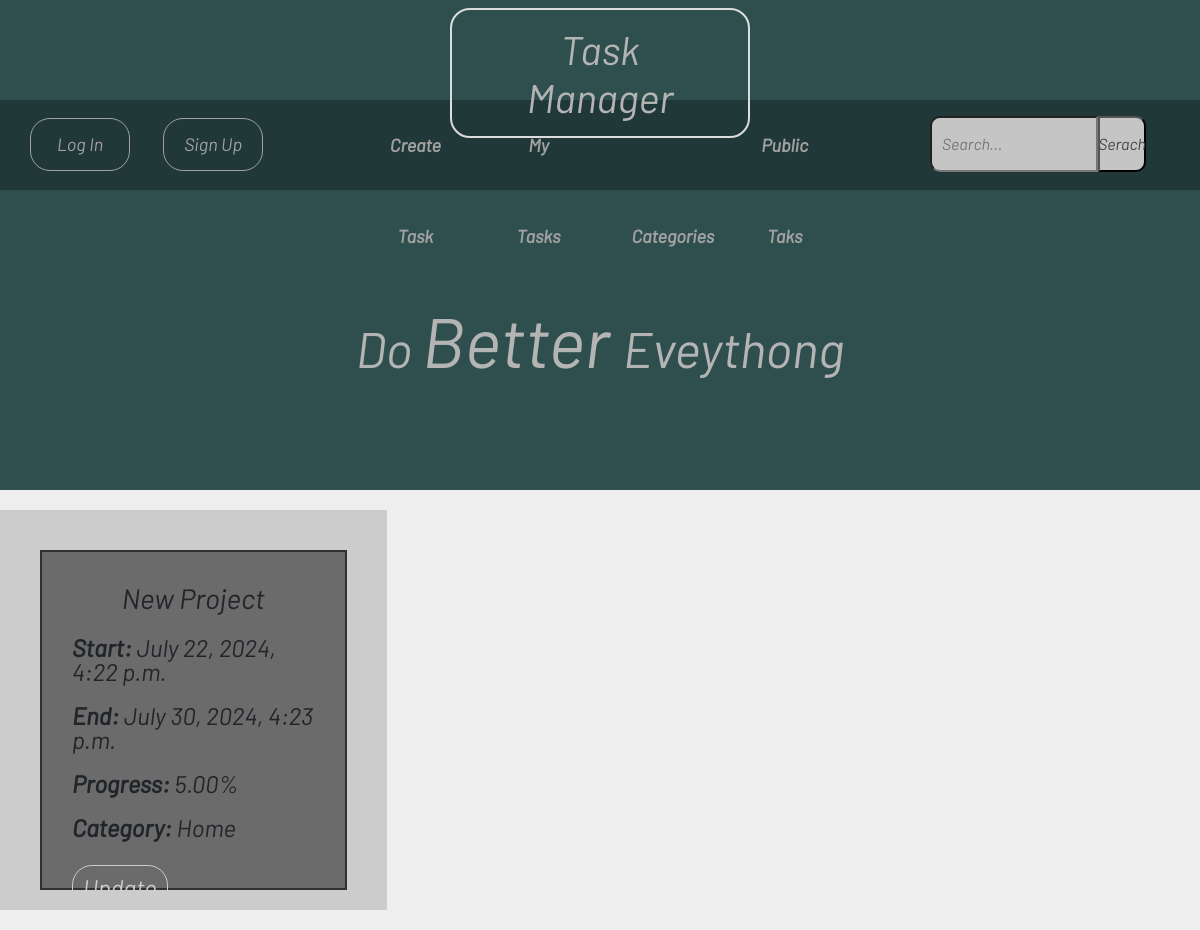
Page /tasks/public-tasks/ on the earlier database version.
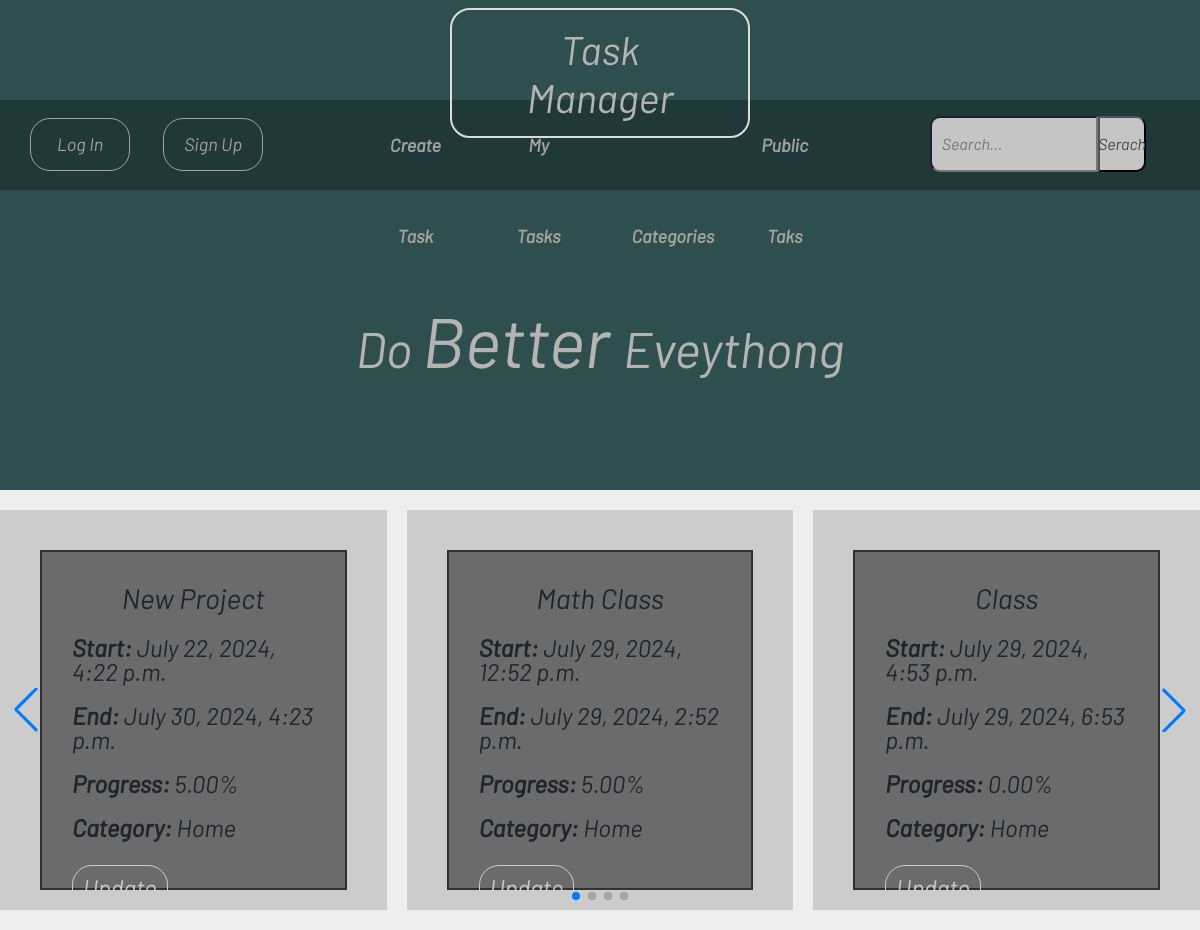
Same page on the later database version.
### Tasks/models.py (models this page shows, shortened)
class Tasks(models.Model):
    name = models.CharField(max_length=50)
    start_date = models.DateTimeField()
    end_date = models.DateTimeField()
    progress = models.DecimalField(max_digits=5, decimal_places=2, validators=[validate_precentage])
    functor = models.ForeignKey(UserAccount, on_delete=models.CASCADE)
    category = models.ForeignKey('Category', on_delete=models.CASCADE)
    private = models.BooleanField(default=False)

class Category(models.Model):
    name = models.CharField(max_length=50)
    functor = models.ForeignKey(UserAccount, on_delete=models.CASCADE)
    def __str__(self) -> str:
        return self.name

### Tasks/views.py (the view)
# urls.py: path('public-tasks/', show_public_tasks_view, name='public-tasks'),
def show_public_tasks_view(request):
    public_tasks = Tasks.objects.filter(private=False)
    context = {
        'tasks': public_tasks
    }
    return render(request, 'Tasks/show-all-tasks.html', context)

### Tasks/templates/Tasks/show-all-tasks.html (shortened to what this page needs)
{% extends 'base.html' %}
{% load static %}
{% block styles %}
    <link rel="stylesheet" href="{% static 'Tasks/css/swipper_style.css' %}">
    <link rel="stylesheet" href="https://unpkg.com/swiper/swiper-bundle.min.css" />
{% endblock %}
{% block content %}
    <div class="swiper">
        <div class="swiper-wrapper">
            {% for task in tasks %}
                <div class="swiper-slide">
                    <div class="inner-swiper">
                        <h3 id="title">{{ task.name }}</h3>
                        <p class="show-detail"> <span>Start: </span> {{ task.start_date }} </p>
                        <p class="show-detail"> <span>End: </span> {{ task.end_date }} </p>
                        <p class="show-detail"> <span>Progress: </span> {{ task.progress }}% </p>
                        <p class="show-detail"> <span>Category: </span> {{ task.category }} </p>
                        <ul class="update-delete">
                            <li>
                                <a href="{% url 'update-task' task.id %}">Update</a>
                            </li>
                        </ul>
                    </div>
                </div>
            {% endfor %}
        </div>
        <div class="swiper-button-next"></div>
        <div class="swiper-button-prev"></div>
        <div class="swiper-pagination"></div>
    </div>
{% endblock %}

### templates/base.html (shortened to what this page needs)
{% load static %}
<!DOCTYPE html>
<html lang="en">
<head>
    <link href="https://cdn.jsdelivr.net/npm/bootstrap@5.3.3/dist/css/bootstrap.min.css" rel="stylesheet">
    {% block styles %}  {% endblock %}
    <link rel="stylesheet" href="{% static 'css/base_style.css' %}">
    <link rel="stylesheet" href="{% static 'css/reset.css' %}">
</head>
<body>
    <div class="navbar">
        <div class="inner-navbar">
            <h1><a href="{% url 'Home' %}">Task Manager</a></h1>
        </div>
    </div>
    <div class="under-navbar">
        <div class="login-signup">
            {% if user.is_authenticated %}
            <ul>
                <li>
                    <a href="{% url 'logout' %}">Log out</a>
                </li>
            </ul>
            {% else %}
                <ul>
                    <li>
                        <a href="{% url 'login' %}">Log In</a>
                    </li>
                    <li>
                        <a href="{% url 'signup' %}">Sign Up</a>
                    </li>
                </ul>
            {% endif %}
        </div>
        <div class="icons">
            <ul>
                <li>
                    <a href="{% url 'create-task' %}">Create Task</a>
                </li>
                <li>
                    <a href="{% url 'show-tasks' %}">My Tasks</a>
                </li>
                <li>
                    <a href="{% url 'categories' %}">Categories</a>
                </li>
                <li>
                    <a href="{% url 'public-tasks' %}">Public Taks</a>
                </li>
            </ul>
        </div>
        <div class="search-bar">
            <div id="form">
                <form class="search-form" method="GET" action="{% url 'search' %}">
                    <input id="text-area" type="text" name="search" placeholder="Search...">
                    <button id="submit-button" type="submit">Serach</button>
                </form>
            </div>
        </div>
    </div>
    <section id="text-area">
        <div class="message">
            <span>Do   </span>
            <span id="special-text">Better   </span>
            <span>Eveythong </span>
        </div>
    </section>
    <section class="main-content">
        {% block content %}  {% endblock %}
    </section>
</body>
</html>

### Tasks/static/Tasks/css/swipper_style.css (style rules this page uses)
.swiper { height: 400px; margin: 20px 0; }
.swiper-slide { background-color: #ccc; display: flex; justify-content: center; align-items: center; font-size: 24px; }
.inner-swiper { margin: 40px 40px 30px 40px; background-color: rgb(107, 107, 107); height: 85%; border: 2px solid rgb(49, 49, 49); padding: 30px; }
#title { text-align: center; }
.show-detail { margin-top: 20px; }
.show-detail > span { font-weight: bold; }
.update-delete { margin-top: 25px; }
.update-delete > li { display: inline-block; list-style: none; margin-right: 30px; border: 1px solid rgb(204, 204, 204); padding: 10px; border-radius: 20px; }
.update-delete > li > a { text-decoration: none; color: rgb(204, 204, 204); }

### static/css/base_style.css (style rules this page uses)
body { font-family: 'Barlow-Italic'; overflow:hidden; background-color: rgb(238, 238, 238); }
.navbar { width: 100%; height: 100px; text-align: center; background-color: darkslategrey; line-height: 95px; }
.navbar > .inner-navbar { margin: 0 auto; width: 25%; border: 2px solid gainsboro; border-radius: 20px; padding: 15px 40px; }
.navbar > .inner-navbar a { text-decoration: none; color:rgb(180, 180, 180); }
#text-area { height: 300px; background-color: darkslategrey; display: flex; justify-content: center; align-items: center; }
.message > span { font-size: 50px; font-weight: 300; color:rgb(180, 180, 180); }
#special-text { font-size: 70px; font-weight: 500; }
.under-navbar { display: flex; width: 100%; height: 90px; line-height: 90px; }
.under-navbar > .login-signup { width: 25%; background-color: rgb(33, 56, 56); }
.login-signup > ul > li { list-style: none; display: inline-block; margin : 0 0 0 30px; border: 1px solid rgb(161, 161, 161); border-radius: 20px; line-height: 50px; width: 100px; text-align: center; }
.login-signup > ul > li > a { text-decoration: none; font-size: 18px; color:rgb(161, 161, 161); }
.under-navbar > .icons { width: 50%; background-color: rgb(33, 56, 56); text-align: center; }
.icons > ul > li { list-style: none; display: inline-block; padding: 0 30px; line-height: 90px; width: 20%; }
.icons > ul > li > a { text-decoration: none; font-weight: 700; font-size: 18px; color: rgb(161, 161, 161); }
.under-navbar > .search-bar { display: flex; justify-content: center; align-items: center; width: 25%; background-color: rgb(33, 56, 56); }
#form { display: flex; justify-content: center; align-items: center; width: 80%; height: 70px; box-sizing: border-box; border-radius: 10px; flex-direction: column; }
.search-form { height: 100%; width: 100%; position: relative; }
.search-form > #text-area { position: absolute; top: 8%; height: 80%; width: 70%; border-radius: 10px 0 0 10px; background-color: rgb(197, 197, 197); padding: 0 10px; }
.search-form > #submit-button { position: absolute; display: flex; justify-content: center; align-items: center; width: 20%; right: 10%; height: 80%; width: 20%; top: 8%; border-radius: 0 10px 10px 0; background-color: rgb(197, 197, 197); color: rgb(70, 70, 70); }

Differences in the rows shown:
added Tasks: name "Math Class", start_date "July 29, 2024, 12:52 p.m.", end_date "July 29, 2024, 2:52 p.m.", progress "5.00", category "Home"
added Tasks: name "Class", start_date "July 29, 2024, 4:53 p.m.", end_date "July 29, 2024, 6:53 p.m.", progress "0.00", category "Home"
